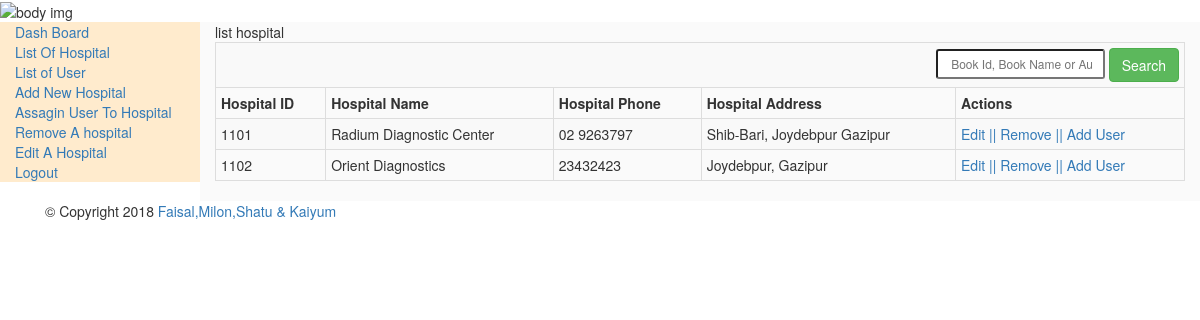
The page /sa_list_of_hospital.php (signed in) on the database its author committed.
### tables this page shows
CREATE TABLE `hospital_table` (
  `id` int(11) NOT NULL,
  `hospital_id` varchar(255) NOT NULL,
  `hospital_name` varchar(255) NOT NULL,
  `hospital_address` varchar(255) NOT NULL,
  `hospital_phone` varchar(255) NOT NULL,
  `hospital_admin_phone` varchar(255) NOT NULL,
  `hospital_img` varchar(255) NOT NULL
);

### sa_list_of_hospital.php (the view, shortened to what this page needs)
<?php
	include 'server_connection.php';
	$query="SELECT * FROM `hospital_table`";
    $result1=mysqli_query($db,$query);
?>
<!DOCTYPE html PUBLIC "-//W3C//DTD XHTML 1.0 Strict//EN" "http://www.w3.org/TR/xhtml1/DTD/xhtml1-strict.dtd">
<html xmlns="http://www.w3.org/1999/xhtml">
<head>
	<link rel="stylesheet" href="style/bootstrap.min.css">
</head>
<body>
	<div class="container-fluid">
		<div class="row">
			<div id="header"><img style=" width="100%" alt="body img" border: 2px black dotted" src="resource/5.png" alt="header_image;" ></div>
		</div>
		<div class="row">
			<div id="menu-bar "class="col-md-2" style="background-color:blanchedalmond">
				<a href="admin_cms_super.php"> Dash Board</a></br>
				<a href="sa_list_of_hospital.php"> List Of Hospital</a></br>
				<a href="sa_list_of_user.php"> List of User</a></br>
				<a href="sa_add_hospital.php"> Add New Hospital</a></br>
				<a href="sa_add_user_hospital.php"> Assagin User To Hospital</a></br>
				<a href="sa_remove hospital.php">Remove A hospital </a></br>
				<a href="sa_edit_hospital.php"> Edit A Hospital</a></br>
				<a href="logout.php"> Logout</a></br>
			</div>
			<div class="col-md-10" style="background-color: #fafafa">list hospital
		<table class="table table-striped table-bordered table-condensed">
				<tr>
					<td colspan="8">
					<form method="get" action="#" style="float:right">
					<input type="text" name="search" placeholder=" Book Id, Book Name or Author" class="input-sm"/>
					<input type="submit" name="submit" value="Search" class="btn btn-success"/>
					</form>
					</td>
				</tr>
				<tr>
					<th>Hospital ID</th>
					<th>Hospital Name</th>
					<th>Hospital Phone</th>
					<th>Hospital Address</th>
					<th>Actions</th>
				</tr>
					<?php
					while($h_list=mysqli_fetch_array($result1)) {
						$id=$h_list['hospital_id'];
						echo "<tr>";
						echo "<td>".$h_list['hospital_id']."</td>";
						echo "<td>".$h_list['hospital_name']."</td>";
						echo "<td>".$h_list['hospital_phone']."</td>";
						echo "<td>".$h_list['hospital_address']."</td>";
						echo "<td>"."<a href='sa_edit_hospital.php?id=$id'>Edit |</a>"."<a href='sa_remove hospital.php?id=$id'>| Remove |</a>"."<a href='sa_add_user_hospital.php?id=$id'>| Add User</a>"."</td>";
						echo "</tr>";
					}
					?>
			</table>
			</div>
		</div>
	</div>
	<div class="container">
		<div class="col-md-8 offset-4">
			<footer>&copy; Copyright 2018 <a href="#">Faisal,Milon,Shatu &amp; Kaiyum</a></footer>
		</div>
	</div>
</body>
</html>

### rows shown on the page
hospital_table: hospital "1101", hospital_name "Radium Diagnostic Center", hospital_phone "02 9263797", hospital_address "Shib-Bari, Joydebpur Gazipur"
hospital_table: hospital "1102", hospital_name "Orient Diagnostics", hospital_phone "23432423", hospital_address "Joydebpur, Gazipur"
